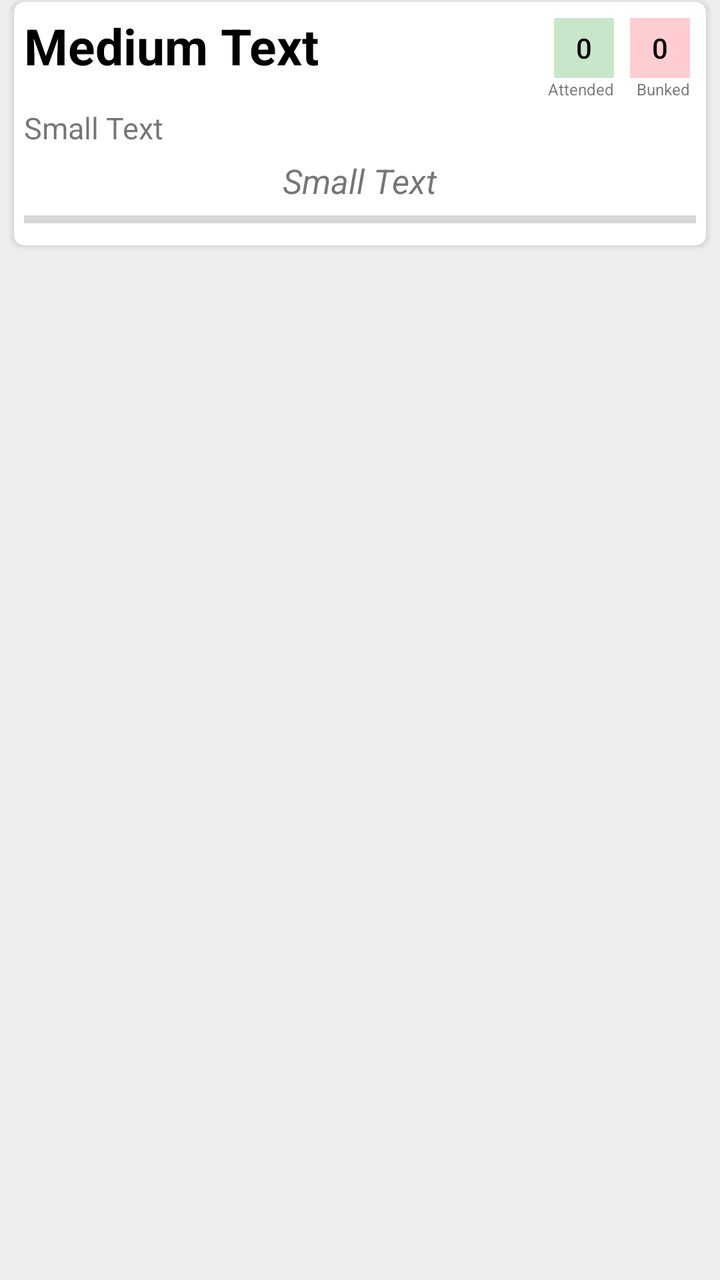
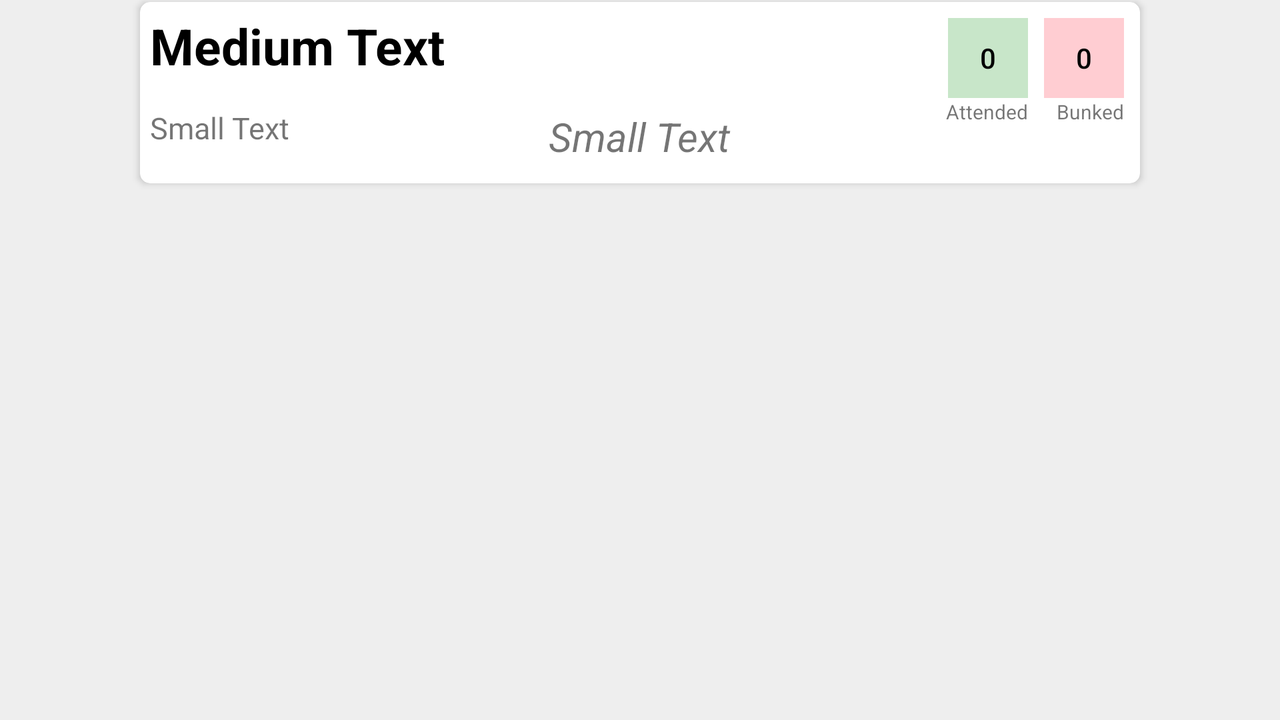

The same Android screen from two of the app's own layout files: first res/layout/ as a phone draws it, then the repository's variant for another configuration, drawn on a device whose configuration selects that folder. Both files follow.
<!-- AndroidManifest.xml: application theme AppTheme -->
<!-- res/layout/recycler_layout.xml -->
<?xml version="1.0" encoding="utf-8"?>
<RelativeLayout xmlns:android="http://schemas.android.com/apk/res/android"
    xmlns:app="http://schemas.android.com/apk/res-auto"
    android:layout_width="match_parent"
    android:layout_height="match_parent"

    android:background="#EEEEEE">
    <android.support.v7.widget.CardView
        app:cardCornerRadius="5dp"
        android:layout_width="match_parent"
        android:layout_marginBottom="10dp"
        android:layout_marginRight="7dp"
        android:layout_marginLeft="7dp"
        android:layout_marginEnd="7dp"
        android:layout_marginStart="7dp"
        android:layout_marginTop="1dp"
        android:background="#fff"
        android:id="@+id/cardViewMain"
        android:foreground="?attr/selectableItemBackground"
        android:clickable="true"
        android:layout_height="wrap_content">
<RelativeLayout
    android:layout_width="match_parent"
    android:layout_height="wrap_content"
    android:id="@+id/relativeLayout">
    <Button
        android:enabled="false"
        android:layout_width="30dp"
        style="?android:attr/buttonStyleSmall"
        android:layout_height="30dp"
        android:background="#FFCDD2"
        android:elevation="10dp"
        android:text="0"
        android:textColor="#000"
        android:id="@+id/button2"
        android:layout_alignParentTop="true"
        android:layout_marginTop="8dp"
        android:layout_marginRight="8dp"
        android:layout_marginEnd="8dp"
        android:layout_alignParentRight="true"
        android:layout_alignParentEnd="true" />
    <Button
        android:enabled="false"
        android:layout_width="30dp"
        android:layout_height="30dp"
        android:text="0"
        android:background="#C8E6C9"
        android:id="@+id/button"
        android:elevation="10dp"
        style="?android:attr/buttonStyleSmall"
        android:textColor="#000"
        android:layout_marginRight="8dp"
        android:layout_marginTop="8dp"
        android:layout_marginEnd="8dp"
        android:layout_alignParentTop="true"
        android:layout_toStartOf="@id/button2"
        android:layout_toLeftOf="@id/button2"
         />



    <TextView
        android:layout_width="wrap_content"
        android:layout_height="wrap_content"
        android:text="Medium Text"
        android:textStyle="bold"
        android:padding="5dp"
        android:textColor="#000000"
        android:textSize="25sp"
        android:id="@+id/textView"
        android:layout_alignParentTop="true"
        android:layout_alignParentLeft="true"
        android:layout_alignParentStart="true"
        android:layout_toLeftOf="@+id/button"
        android:layout_toStartOf="@+id/button"
        />

    <TextView
        android:layout_width="wrap_content"
        android:layout_height="wrap_content"
        android:textAppearance="?android:attr/textAppearanceSmall"
        android:text="Small Text"
        android:textStyle="italic"
        android:textSize="17sp"
        android:id="@+id/textView2"
        android:layout_below="@+id/textView14"
        android:layout_centerHorizontal="true" />

    <TextView
        android:layout_width="wrap_content"
        android:layout_height="wrap_content"
        android:textSize="8sp"
        android:text="Attended"
        android:id="@+id/textView8"
        android:layout_below="@+id/button"
        android:layout_alignRight="@+id/button"
        android:layout_alignEnd="@+id/button"
         />

    <TextView
        android:layout_width="wrap_content"
        android:layout_height="wrap_content"
        android:textSize="8sp"
        android:text="Bunked"
        android:id="@+id/textView13"
        android:layout_below="@+id/button2"
        android:layout_alignRight="@+id/button2"
        android:layout_alignEnd="@+id/button2" />

    <TextView
        android:layout_width="wrap_content"
        android:layout_height="wrap_content"
        android:layout_marginTop="4dp"
        android:padding="5dp"
        android:textAppearance="?android:attr/textAppearanceSmall"
        android:text="Small Text"
        android:textSize="15sp"
        android:id="@+id/textView14"
        android:layout_below="@+id/textView"
        android:layout_alignParentLeft="true"
        android:layout_alignParentStart="true"
        android:layout_toStartOf="@+id/button"
        android:layout_toLeftOf="@+id/button"
        android:layout_alignParentRight="true"
        android:layout_alignParentEnd="true" />

    <ProgressBar
        android:id="@+id/attendanceProgress"
        android:layout_width="match_parent"
        android:layout_height="wrap_content"
        style="?android:attr/progressBarStyleHorizontal"
        android:layout_below="@id/textView2"
        android:paddingBottom="5dp"
        android:paddingLeft="5dp"
        android:paddingRight="5dp"
        android:paddingEnd="5dp"
        android:paddingStart="5dp"
        />

</RelativeLayout>
    </android.support.v7.widget.CardView>

</RelativeLayout>
<!-- resources referenced by this layout -->
<resources>
  <style name="AppTheme" parent="AppTheme.base">
          
  
      </style>
  <style name="AppTheme.base" parent="Theme.AppCompat.Light.NoActionBar">
          <item name="colorPrimary">#3F51B5</item>
          <item name="colorPrimaryDark">#303F9F</item>
          <item name="colorAccent">@color/accent</item>
          <item name="android:navigationBarColor">#303F9F</item>
  
      </style>
  <color name="accent">#00C853</color>
</resources>
<!-- res/layout-land/recycler_layout.xml (the repository's variant of the layout above) -->
<!-- drawn on the phone turned sideways -->
<?xml version="1.0" encoding="utf-8"?>
<RelativeLayout xmlns:android="http://schemas.android.com/apk/res/android"
    xmlns:app="http://schemas.android.com/apk/res-auto"
    android:layout_width="match_parent"
    android:layout_height="match_parent"

    android:background="#EEEEEE">
    <android.support.v7.widget.CardView
        app:cardCornerRadius="5dp"
        android:layout_width="match_parent"
        android:layout_marginBottom="10dp"
        android:layout_marginRight="70dp"
        android:layout_marginLeft="70dp"
        android:layout_marginEnd="70dp"
        android:layout_marginStart="70dp"
        android:layout_marginTop="1dp"
        android:background="#fff"
        android:id="@+id/cardViewMain"
        android:foreground="?attr/selectableItemBackground"
        android:clickable="true"
        android:layout_height="wrap_content">
<RelativeLayout
    android:layout_width="match_parent"
    android:layout_height="wrap_content"
    android:id="@+id/relativeLayout">
    <Button
        android:enabled="false"
        android:layout_width="40dp"
        style="?android:attr/buttonStyleSmall"
        android:layout_height="40dp"
        android:background="#FFCDD2"
        android:elevation="10dp"
        android:text="0"
        android:textColor="#000"
        android:id="@+id/button2"
        android:layout_alignParentTop="true"
        android:layout_marginTop="8dp"
        android:layout_marginRight="8dp"
        android:layout_marginEnd="8dp"
        android:layout_alignParentRight="true"
        android:layout_alignParentEnd="true" />
    <Button
        android:enabled="false"
        android:layout_width="40dp"
        android:layout_height="40dp"
        android:text="0"
        android:background="#C8E6C9"
        android:id="@+id/button"
        android:elevation="10dp"
        style="?android:attr/buttonStyleSmall"
        android:textColor="#000"
        android:layout_marginRight="8dp"
        android:layout_marginTop="8dp"
        android:layout_marginEnd="8dp"
        android:layout_alignParentTop="true"
        android:layout_toStartOf="@id/button2"
        android:layout_toLeftOf="@id/button2"
         />



    <TextView
        android:layout_width="wrap_content"
        android:layout_height="wrap_content"
        android:text="Medium Text"
        android:textStyle="bold"
        android:padding="5dp"
        android:textColor="#000000"
        android:textSize="25sp"
        android:id="@+id/textView"
        android:layout_alignParentTop="true"
        android:layout_alignParentLeft="true"
        android:layout_alignParentStart="true"
        android:layout_toLeftOf="@+id/button"
        android:layout_toStartOf="@+id/button"
        />

    <TextView
        android:layout_width="wrap_content"
        android:layout_height="wrap_content"
        android:textAppearance="?android:attr/textAppearanceSmall"
        android:text="Small Text"
        android:textStyle="italic"
        android:textSize="20sp"
        android:padding="5dp"
        android:layout_marginBottom="5dp"
        android:layout_marginTop="5dp"
        android:id="@+id/textView2"
        android:layout_centerHorizontal="true"
        android:layout_below="@id/textView"
        />

    <TextView
        android:layout_width="wrap_content"
        android:layout_height="wrap_content"
        android:textSize="10sp"
        android:text="Attended"
        android:id="@+id/textView8"
        android:layout_below="@+id/button"
        android:layout_alignRight="@+id/button"
        android:layout_alignEnd="@+id/button"
         />

    <TextView
        android:layout_width="wrap_content"
        android:layout_height="wrap_content"
        android:textSize="10sp"
        android:text="Bunked"
        android:id="@+id/textView13"
        android:layout_below="@+id/button2"
        android:layout_alignRight="@+id/button2"
        android:layout_alignEnd="@+id/button2" />

    <TextView
        android:layout_width="wrap_content"
        android:layout_height="wrap_content"
        android:layout_marginTop="4dp"
        android:padding="5dp"
        android:textAppearance="?android:attr/textAppearanceSmall"
        android:text="Small Text"
        android:textSize="15sp"
        android:id="@+id/textView14"
        android:layout_below="@+id/textView"
        android:layout_alignParentLeft="true"
        android:layout_alignParentStart="true"
        android:layout_toLeftOf="@id/textView2"

        />

</RelativeLayout>
    </android.support.v7.widget.CardView>

</RelativeLayout>
